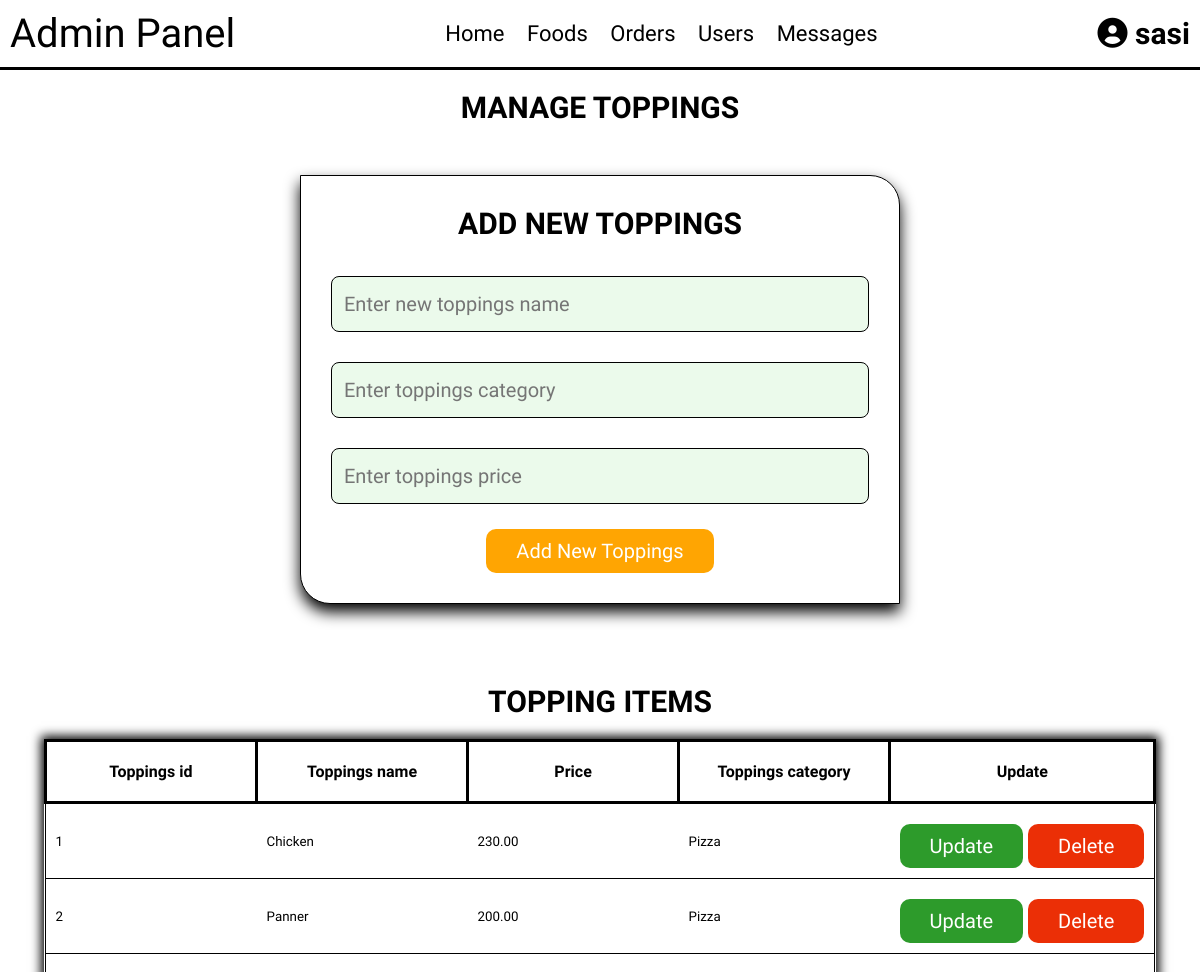
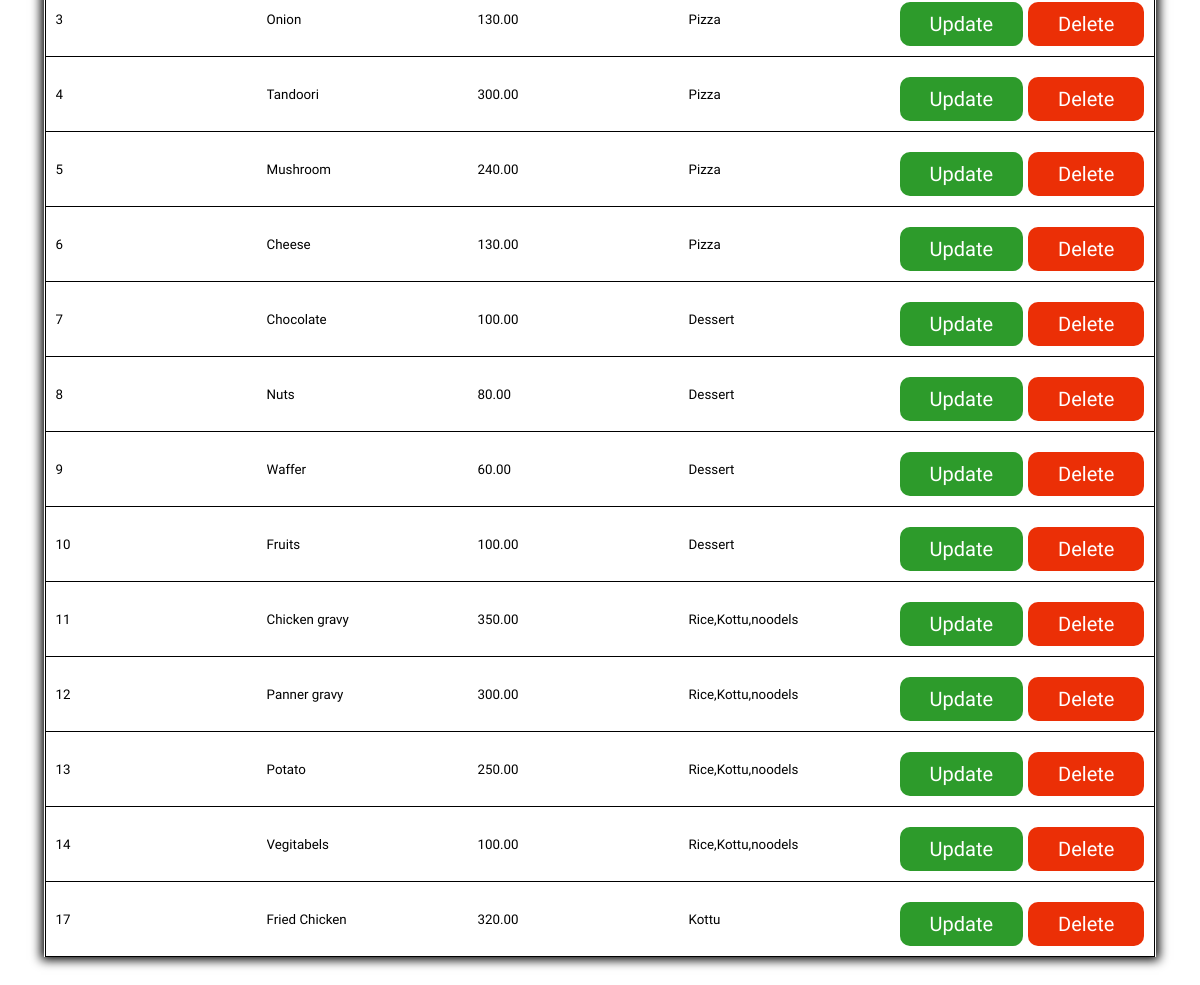
The app's page /admin/admin_manage_toppings.php (signed in) with its own data (2 pictures, top to bottom).
### tables this page shows
CREATE TABLE IF NOT EXISTS `toppings` (
  `toppings_id` int NOT NULL AUTO_INCREMENT,
  `toppings` varchar(100) NOT NULL,
  `price` decimal(8,2) NOT NULL,
  `category_toppings` varchar(200) NOT NULL,
  PRIMARY KEY (`toppings_id`)
);

### admin/admin_manage_toppings.php (the view, shortened to what this page needs)
<?php
include '../connection.php';
?>
<!DOCTYPE html>
<html lang="en">
<head>
   <link rel="stylesheet" href="https://cdnjs.cloudflare.com/ajax/libs/font-awesome/6.0.0/css/all.min.css">
   <link rel="stylesheet" href="../css/admin_style7.css">
   <link rel="stylesheet" href="../css/style16.css">
</head>
<body>
<?php include 'admin_header.php'; ?>
<h1 class="title">Manage Toppings</h1>
<section class="add-foods">
   <form action="" method="post" enctype="multipart/form-data">
      <h3>Add new Toppings</h3>
      <input type="text" name="toppings" class="box" placeholder="Enter new toppings name" required>
      <input type="text" name="category_toppings" class="box" placeholder="Enter toppings category" required>
      <input type="number" min="0" name="price" class="box" placeholder="Enter toppings price" required>
      <input type="submit" value="Add new toppings" name="new_toppings" class="btn">
   </form>
</section>
<section class="users">
<h1 class="title">Topping items</h1>
   <div class="box-container">
      <table class="center">
         <tr>
            <th>Toppings id</th>
            <th>Toppings name</th>
            <th>Price</th>
            <th>Toppings category</th>
            <th>Update</th>
         </tr>
         <?php
         $select_toppings = mysqli_query($conn, "SELECT * FROM `toppings`") or die('query failed');
         if(mysqli_num_rows($select_toppings) > 0){
            while($fetch_toppings = mysqli_fetch_assoc($select_toppings)){
         ?>
         <tr>
            <form action="" method="POST">
            <td><input type="text" name="toppings_id" class="box" value="<?php echo $fetch_toppings['toppings_id']; ?>" required></td>
            <td><input type="text" name="update_name" class="box" value="<?php echo $fetch_toppings['toppings']; ?>" required></td>
            <td><input type="text" name="update_price" class="box" value="<?php echo $fetch_toppings['price']; ?>" required></td>
            <td><input type="text" name="update_category" class="box" value="<?php echo $fetch_toppings['category_toppings']; ?>" required></td>
            <td>
               <input type="submit" value="Update"  name="update_toppings" class="option-btn">
               <a href="admin_manage_toppings.php?delete=<?php echo $fetch_toppings['toppings_id']; ?>" onclick="return confirm('delete this topping?');" class="delete-btn">Delete</a>
            </form>
         </tr>
         <?php
            }
         }else{
            echo '<p class="empty">No toppigs added yet!</p>';
         }
         ?>
      </table>
   </div>
</section>
</body>
</html>

### css/admin_style7.css (style rules this page uses)
* { font-family: 'Roboto'; margin:0; padding:0; box-sizing: border-box; outline: none; border:none; text-decoration: none; transition:all .2s linear; }
body { background-color: #ffffff; }
section { padding:30px 25px; }
.title { text-align: center; margin:20px; text-transform: uppercase; color:#000000; font-size: 30px; }
.btn, .option-btn, .delete-btn, .white-btn { display: inline-block; margin-top: 10px; padding:10px 20px; cursor: pointer; color:#ebfaeb; font-size: 18px; border-radius: 8px; text-transform: capitalize; }
.white-btn, .btn { background-color: #7fa047; }
.option-btn { background-color: #7fa047; }
.delete-btn { background-color: #ff0000; }
.add-foods form { background-color: #ffffff; border-radius:0 30px; padding:30px; text-align: center; box-shadow: 0 8px 15px #000000; border:1px solid #000000; max-width: 600px; margin:0 auto; }
.add-foods form h3 { font-size: 30px; text-transform: uppercase; color:#000000; margin-bottom: 20px; }
.add-foods form .box { width: 100%; background-color: #ebfaeb; border-radius: 8px; margin:15px 0; padding:15px 12px; color:#000000; font-size: 20px; border:1px solid #000000; }
h1 { color:#ffffff; }
table, tr ,th, td { border:1px solid #000000; border-collapse: collapse; text-align: center; padding:2px; }
.box-container table tr td, th { padding:10px; }
table.center { margin-left: auto; margin-right: auto; box-shadow: 0 0 10px 3px #000000; }

### css/style16.css (style rules this page uses)
* { font-family: 'Averia Gruesa Libre'; margin:0; padding:0; box-sizing: border-box; text-decoration: none; }
html { font-size: 62.5%; overflow-x: hidden; }
section { padding:30px 20px; }
.btn, .option-btn, .delete-btn, .home-btn { display: inline-block; margin-top: 10px; padding:10px 30px; cursor: pointer; color:white; font-size: 20px; border-radius: 10px; text-transform: capitalize; }
.btn { background-color:#ffa502; }
.option-btn { background-color:rgb(45, 155, 43); }
.delete-btn { background-color: #eb2f06; }
.myorder .myview table,th,td { border :3px solid black; border-collapse: collapse; padding: 20px; margin: 10px auto; }
.myorder .myview th,td { text-align: center; font-size: 20px; border: none; }

### records on screen
toppings: toppings_id "1", update_name "Chicken", update_price "230.00", update_category "Pizza"
toppings: toppings_id "2", update_name "Panner", update_price "200.00", update_category "Pizza"
toppings: toppings_id "3", update_name "Onion", update_price "130.00", update_category "Pizza"
toppings: toppings_id "4", update_name "Tandoori", update_price "300.00", update_category "Pizza"
toppings: toppings_id "5", update_name "Mushroom", update_price "240.00", update_category "Pizza"
toppings: toppings_id "6", update_name "Cheese", update_price "130.00", update_category "Pizza"
toppings: toppings_id "7", update_name "Chocolate", update_price "100.00", update_category "Dessert"
toppings: toppings_id "8", update_name "Nuts", update_price "80.00", update_category "Dessert"
toppings: toppings_id "9", update_name "Waffer", update_price "60.00", update_category "Dessert"
toppings: toppings_id "10", update_name "Fruits", update_price "100.00", update_category "Dessert"
toppings: toppings_id "11", update_name "Chicken gravy", update_price "350.00", update_category "Rice,Kottu,noodels"
toppings: toppings_id "12", update_name "Panner gravy", update_price "300.00", update_category "Rice,Kottu,noodels"
toppings: toppings_id "13", update_name "Potato", update_price "250.00", update_category "Rice,Kottu,noodels"
toppings: toppings_id "14", update_name "Vegitabels", update_price "100.00", update_category "Rice,Kottu,noodels"
toppings: toppings_id "17", update_name "Fried Chicken", update_price "320.00", update_category "Kottu"

### other values on screen
$_SESSION['admin_name'] "sasi"
